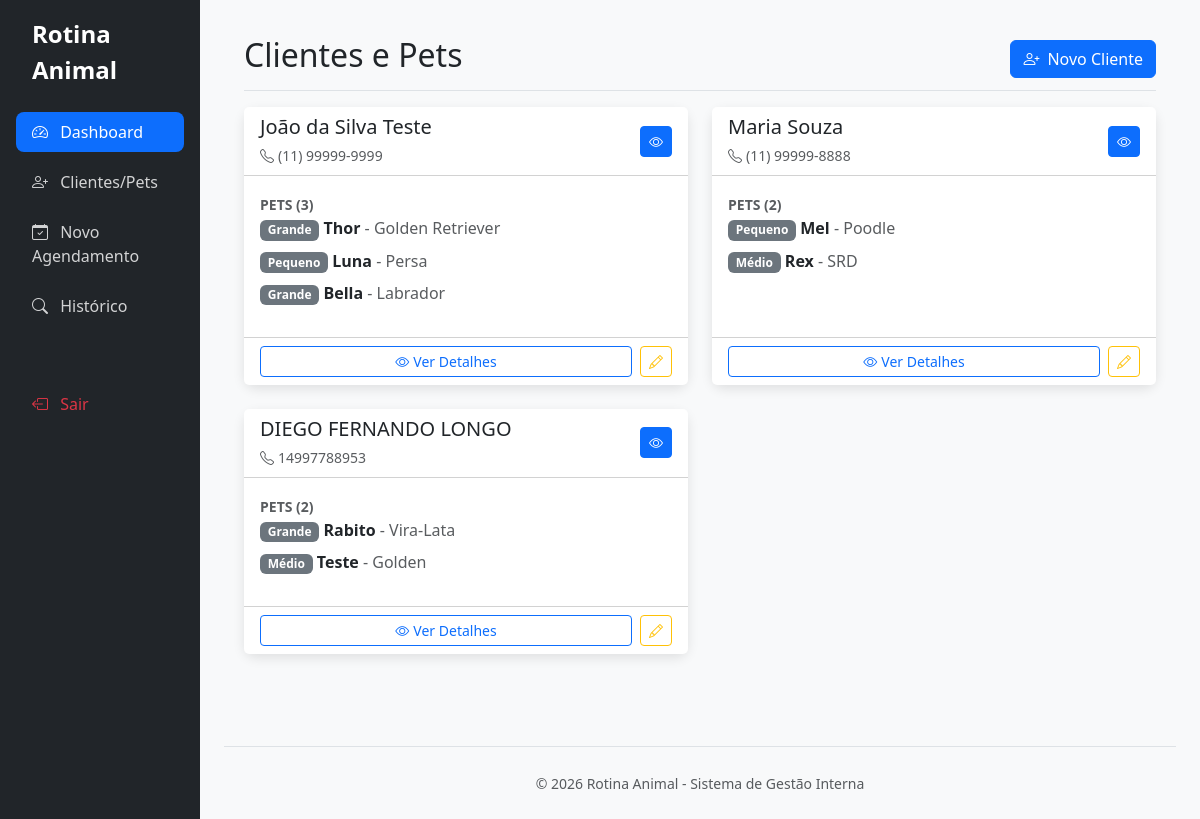
/clientes/, run on the app's committed database.
### core/models.py (models this page shows, shortened)
class Cliente(models.Model):
    nome_cliente = models.CharField(max_length=100)
    telefone = models.CharField(max_length=20)
    cpf = models.CharField(max_length=11, unique=True, null=True, blank=True)
    rua = models.CharField(max_length=100, null=True, blank=True)
    numero = models.CharField(max_length=10, null=True, blank=True)
    bairro = models.CharField(max_length=100, null=True, blank=True)
    criado_em = models.DateTimeField(auto_now_add=True)

class Pet(models.Model):
    PORTE_CHOICES = [('pequeno', 'Pequeno'), ('medio', 'Médio'), ('grande', 'Grande')]
    cliente = models.ForeignKey(Cliente, on_delete=models.CASCADE, related_name='pets')
    nome_pet = models.CharField(max_length=100)
    raca_pet = models.CharField(max_length=100)
    porte_pet = models.CharField(max_length=20, choices=PORTE_CHOICES)
    idade_pet = models.CharField(max_length=20, null=True, blank=True)

### core/views.py (the view)
# urls.py: path('clientes/', views.cadastro_cliente_view, name='cadastro_cliente'),
def cadastro_cliente_view(request):
    clientes = Cliente.objects.all()
    return render(request, 'cadastro_cliente.html', {'clientes': clientes})

### templates/cadastro_cliente.html (shortened to what this page needs)
{% extends 'base.html' %}
{% block content %}
<div class="pt-3 pb-2 mb-3 border-bottom d-flex justify-content-between align-items-center">
    <h1 class="h2">Clientes e Pets</h1>
    <a href="{% url 'cliente_create' %}" class="btn btn-primary">
        <i class="bi bi-person-plus me-2"></i>Novo Cliente
    </a>
</div>
{% if clientes %}
<div class="row">
    {% for cliente in clientes %}
    <div class="col-lg-6 mb-4">
        <div class="card card-tv h-100">
            <div class="card-header bg-white d-flex justify-content-between align-items-center">
                <div>
                    <h5 class="card-title mb-1">{{ cliente.nome_cliente }}</h5>
                    <small class="text-muted"><i class="bi bi-telephone me-1"></i>{{ cliente.telefone }}</small>
                </div>
                <div>
                    <a href="{% url 'cliente_detail' cliente.id %}" class="btn btn-sm btn-primary" title="Ver detalhes">
                        <i class="bi bi-eye"></i>
                    </a>
                </div>
            </div>
            <div class="card-body">
                {% if cliente.pets.all %}
                <div class="mb-3">
                    <label class="fw-bold text-muted small">PETS ({{ cliente.pets.count }})</label>
                    <ul class="list-unstyled">
                        {% for pet in cliente.pets.all %}
                        <li class="mb-2">
                            <span class="badge bg-secondary">{{ pet.get_porte_pet_display }}</span>
                            <strong>{{ pet.nome_pet }}</strong>
                            <span class="text-muted">- {{ pet.raca_pet }}</span>
                        </li>
                        {% endfor %}
                    </ul>
                </div>
                {% else %}
                <div class="alert alert-info mb-0">
                    <small><i class="bi bi-info-circle me-1"></i>Nenhum pet cadastrado</small>
                </div>
                {% endif %}
            </div>
            <div class="card-footer bg-white d-flex gap-2">
                <a href="{% url 'cliente_detail' cliente.id %}" class="btn btn-sm btn-outline-primary flex-grow-1">
                    <i class="bi bi-eye me-1"></i>Ver Detalhes
                </a>
                <a href="{% url 'cliente_edit' cliente.id %}" class="btn btn-sm btn-outline-warning">
                    <i class="bi bi-pencil"></i>
                </a>
            </div>
        </div>
    </div>
    {% endfor %}
</div>
{% endif %}
{% endblock %}

### templates/base.html (style rules this page uses)
body { background-color: #f8f9fa; font-family: 'Segoe UI', Tahoma, Geneva, Verdana, sans-serif; }
.card-tv { border: none; box-shadow: 0 4px 12px rgba(0,0,0,0.1); border-radius: 12px; }

### data on the page
Cliente: nome_cliente "João da Silva Teste", telefone "(11) 99999-9999", pets.count "3"
Pet: porte_pet "Grande", nome_pet "Thor", raca_pet "Golden Retriever"
Pet: porte_pet "Pequeno", nome_pet "Luna", raca_pet "Persa"
Pet: porte_pet "Grande", nome_pet "Bella", raca_pet "Labrador"
Cliente: nome_cliente "Maria Souza", telefone "(11) 99999-8888", pets.count "2"
Pet: porte_pet "Pequeno", nome_pet "Mel", raca_pet "Poodle"
Pet: porte_pet "Médio", nome_pet "Rex", raca_pet "SRD"
Cliente: nome_cliente "DIEGO FERNANDO LONGO", telefone "14997788953", pets.count "2"
Pet: porte_pet "Grande", nome_pet "Rabito", raca_pet "Vira-Lata"
Pet: porte_pet "Médio", nome_pet "Teste", raca_pet "Golden"
